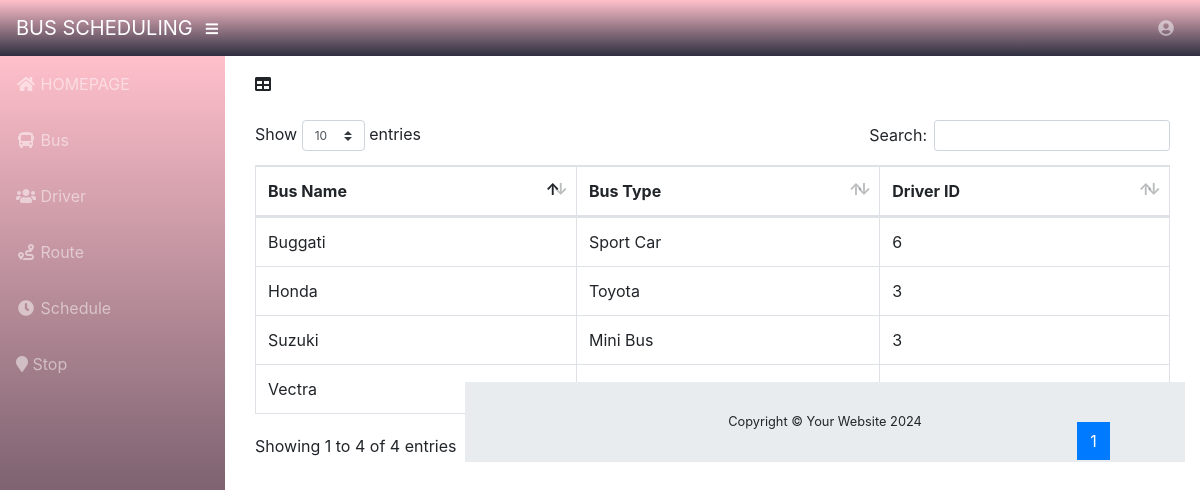
Screenshot of /admin/userbus.php (signed in) with the database file from the repository.
### tables this page shows
CREATE TABLE `bus` (
  `BUS_ID` int(11) NOT NULL,
  `BUS_NAME` varchar(40) NOT NULL,
  `BUS_TYPE` varchar(40) NOT NULL,
  `DRIVER_ID` int(25) NOT NULL
);

### admin/userbus.php (the view, shortened to what this page needs)
<?php
include 'connection.php';
?>
<!DOCTYPE html>
<html lang="en">
  <head>
    <link href="vendor/bootstrap/css/bootstrap.min.css" rel="stylesheet">
    <link href="vendor/fontawesome-free/css/all.min.css" rel="stylesheet" type="text/css">
    <link href="vendor/datatables/dataTables.bootstrap4.css" rel="stylesheet">
    <link href="css/sb-admin.css" rel="stylesheet">
  </head>
  <body id="page-top">
    <nav class="navbar navbar-expand navbar-dark bg-dark static-top" style="background-image: linear-gradient(pink,#2144);">
      <a class="navbar-brand mr-1" href="index.php">BUS SCHEDULING</a>
      <button class="btn btn-link btn-sm text-white order-1 order-sm-0" id="sidebarToggle" href="#">
        <i class="fas fa-bars"></i>
      </button>
      <ul class="navbar-nav ml-auto ml-md-0">
        <li class="nav-item dropdown no-arrow">
          <a class="nav-link dropdown-toggle" href="#" id="userDropdown" role="button" data-toggle="dropdown" aria-haspopup="true" aria-expanded="false">
            <i class="fas fa-user-circle fa-fw"></i>
          </a>
        </li>
      </ul>
    </nav>
    <div id="wrapper">
      <ul class="sidebar navbar-nav" style="background-image: linear-gradient(pink,#2144);">
        <li class="nav-item">
          <a class="nav-link" href="homepage.php">
            <i class="fas fa-fw fa-home"></i>
            <span>HOMEPAGE</span>
          </a>
        </li>
        <li class="nav-item">
          <a class="nav-link" href="userbus.php">
            <i class="fas fa-fw fa-bus"></i>
            <span>Bus</span></a>
        </li>
        <li class="nav-item">
          <a class="nav-link" href="userdriver.php">
            <i class="fas fa-fw fa-users    "></i>
            <span>Driver</span></a>
        </li>
        <li class="nav-item">
          <a class="nav-link" href="userroute.php">
            <i class="fas fa-fw fa-route   "></i>
            <span>Route</span></a>
        </li>
        <li class="nav-item">
          <a class="nav-link" href="userschedule.php">
            <i class="fas fa-fw fa-clock  "></i>
            <span>Schedule</span></a>
          </li>
            <li class="nav-item">
          <a class="nav-link" href="userstop.php">
            <i class="fas fa fa-map-marker"></i>
            <span>Stop</span></a>
          </li>
      </ul>
      <div id="content-wrapper">
        <div class="container-fluid">
           <div class="col-lg-12">
            <div>
            <i class="fas fa-table"></i>
            <br> </br>
            <div class="table-responsive">
                <table class="table table-bordered" id="dataTable" width="100%" cellspacing="0">
                    <thead>
                        <tr>
                            <th>Bus Name</th>
                            <th>Bus Type</th>
                            <th>Driver ID</th>
                        </tr>
                    </thead>
                    <tbody>
                        <?php
                        $query = 'SELECT * FROM bus';
                        $result = mysqli_query($db, $query) or die (mysqli_error($db));
                        while ($row = mysqli_fetch_assoc($result)) {
                            echo '<tr>';
                            echo '<td>'. $row['BUS_NAME'].'</td>';
                            echo '<td>'. $row['BUS_TYPE'].'</td>';
                            echo '<td>'. $row['DRIVER_ID'].'</td>';
                            echo '</tr> ';
                        }
                    ?>
                    </tbody>
                </table>
            </div>
<?php include 'footer.php'; ?>

### admin/css/sb-admin.css (style rules this page uses)
html { position: relative; min-height: 100%; }
body { height: 100%; }
#wrapper { display: -webkit-box; display: -ms-flexbox; display: flex; }
#wrapper #content-wrapper { overflow-x: hidden; width: 100%; padding-top: 1rem; padding-bottom: 80px; }
.navbar-nav .nav-item.dropdown .dropdown-toggle::after { width: 1rem; text-align: center; float: right; vertical-align: 0; border: 0; font-weight: 900; content: '\f105'; font-family: 'Font Awesome 5 Free'; }
.navbar-nav .nav-item.dropdown.no-arrow .dropdown-toggle::after { display: none; }
.sidebar { width: 90px !important; background-color: #212529; min-height: calc(100vh - 56px); }
.sidebar .nav-item:last-child { margin-bottom: 1rem; }
.sidebar .nav-item .nav-link { text-align: center; padding: 0.75rem 1rem; width: 90px; }
.sidebar .nav-item .nav-link span { font-size: 0.65rem; display: block; }
.sidebar .nav-item .nav-link { color: rgba(255, 255, 255, 0.5); }
@media (min-width: 768px) { .sidebar { width: 225px !important; } }
@media (min-width: 768px) { .sidebar .nav-item .nav-link { display: block; width: 100%; text-align: left; padding: 1rem; width: 225px; } }
@media (min-width: 768px) { .sidebar .nav-item .nav-link span { font-size: 1rem; display: inline; } }
:root { --input-padding-x: 0.75rem; --input-padding-y: 0.75rem; }

### rows the page displays
bus: BUS_NAME "Honda", BUS_TYPE "Toyota", DRIVER_ID "3"
bus: BUS_NAME "Vectra"
bus: BUS_NAME "Suzuki", BUS_TYPE "Mini Bus", DRIVER_ID "3"
bus: BUS_NAME "Buggati", BUS_TYPE "Sport Car", DRIVER_ID "6"
